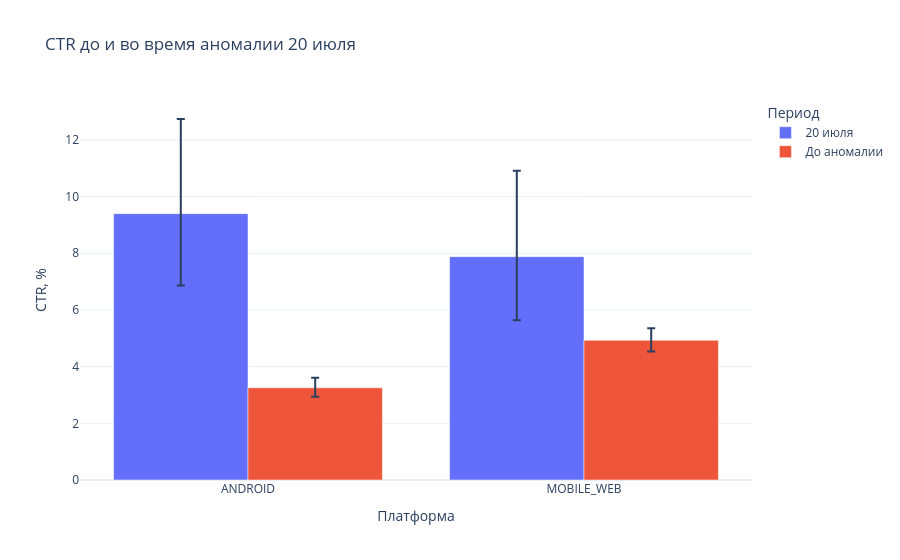

This figure's notebook cell:
### Markdown cell above
Изначальная гипотеза предполагала, что проблема специфична для Android, но по графику можно заметить скачок и у Mobile_Web. У остальных платформ данные относительно стабильны. Для дальнейшего анализа буду исследовать только две платформы и только один день - 20 июля

### Code cell
metrics = daily_metrics[
    daily_metrics["platform"].isin(
        ["ANDROID", "MOBILE_WEB"]
    )
].copy()

metrics["period"] = np.where(
    pd.to_datetime(metrics["event_date"])
    < pd.Timestamp("2026-07-20"),
    "До аномалии",
    "20 июля"
)

display(metrics)

ctr_table = proportion_table(
    df=metrics,
    group_cols=["platform", "period"],
    success_col="clicked_impressions",
    n_col="impressions",
    rate_name="ctr"
)

ctr_table["ctr_pct"] = ctr_table["ctr"] * 100
ctr_table["ci_low_pct"] = ctr_table["ci_low"] * 100
ctr_table["ci_high_pct"] = ctr_table["ci_high"] * 100

display(ctr_table)

fig = px.bar(
    ctr_table,
    x="platform",
    y="ctr_pct",
    color="period",
    barmode="group",
    error_y=(
        ctr_table["ci_high_pct"] -
        ctr_table["ctr_pct"]
    ),
    error_y_minus=(
        ctr_table["ctr_pct"] -
        ctr_table["ci_low_pct"]
    ),
    title="CTR до и во время аномалии 20 июля",
    labels={
        "platform": "Платформа",
        "ctr_pct": "CTR, %",
        "period": "Период"
    }
)

fig.update_layout(template="plotly_white")
fig.show()

### Figure 1 — Plotly figure (JSON) as saved in the notebook; plotly's stock layout.template omitted (floating-point values rounded to 4 significant figures)
{"data": [{"alignmentgroup": "True", "error_y": {"array": [3.339, 3.033], "arrayminus": [2.533, 2.244]}, "hovertemplate": "Период=20 июля<br>Платформа=%{x}<br>CTR, %=%{y}<extra></extra>", "legendgroup": "20 июля", "marker": {"color": "#636efa", "pattern": {"shape": ""}}, "name": "20 июля", "offsetgroup": "20 июля", "orientation": "v", "showlegend": true, "textposition": "auto", "type": "bar", "x": ["ANDROID", "MOBILE_WEB"], "xaxis": "x", "y": [9.399, 7.882], "yaxis": "y"}, {"alignmentgroup": "True", "error_y": {"array": [0.3515, 0.4253], "arrayminus": [0.3182, 0.3931]}, "hovertemplate": "Период=До аномалии<br>Платформа=%{x}<br>CTR, %=%{y}<extra></extra>", "legendgroup": "До аномалии", "marker": {"color": "#EF553B", "pattern": {"shape": ""}}, "name": "До аномалии", "offsetgroup": "До аномалии", "orientation": "v", "showlegend": true, "textposition": "auto", "type": "bar", "x": ["ANDROID", "MOBILE_WEB"], "xaxis": "x", "y": [3.255, 4.931], "yaxis": "y"}], "layout": {"barmode": "group", "legend": {"title": {"text": "Период"}, "tracegroupgap": 0}, "title": {"text": "CTR до и во время аномалии 20 июля"}, "xaxis": {"anchor": "y", "domain": [0, 1], "title": {"text": "Платформа"}}, "yaxis": {"anchor": "x", "domain": [0, 1], "title": {"text": "CTR, %"}}}}
